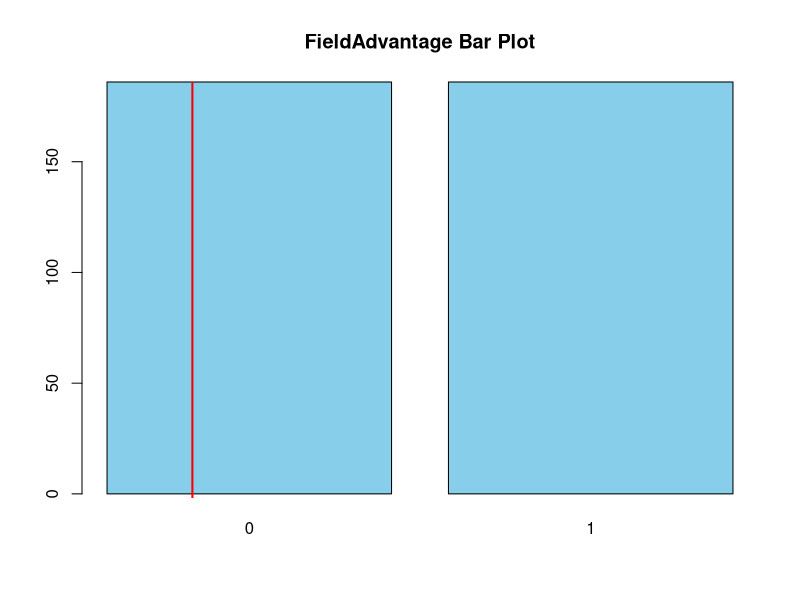
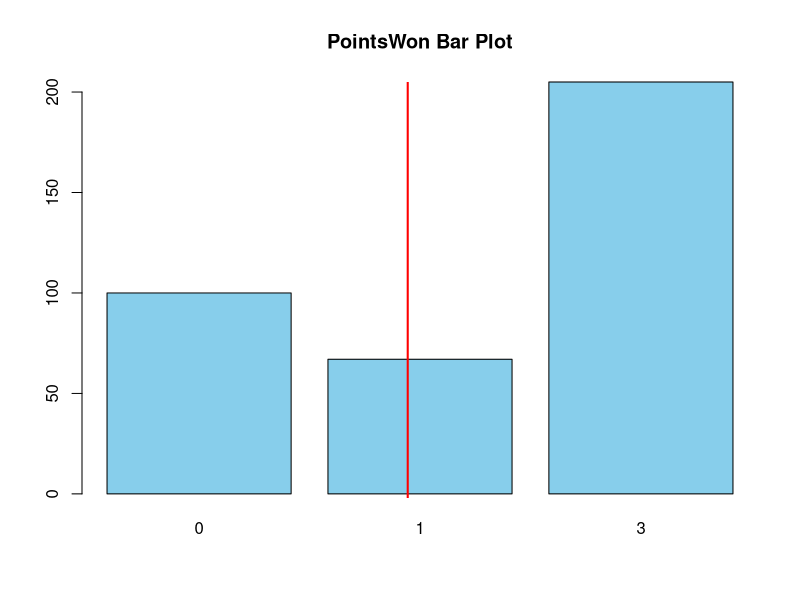
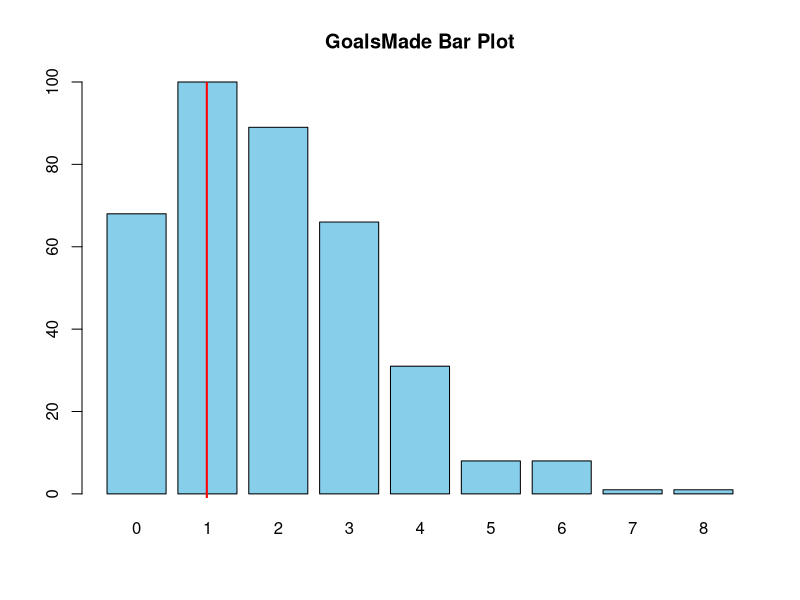
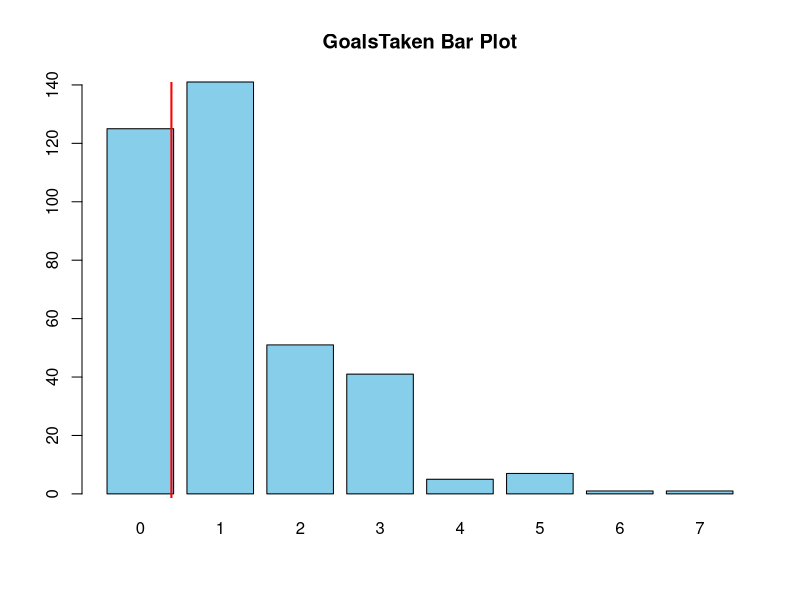
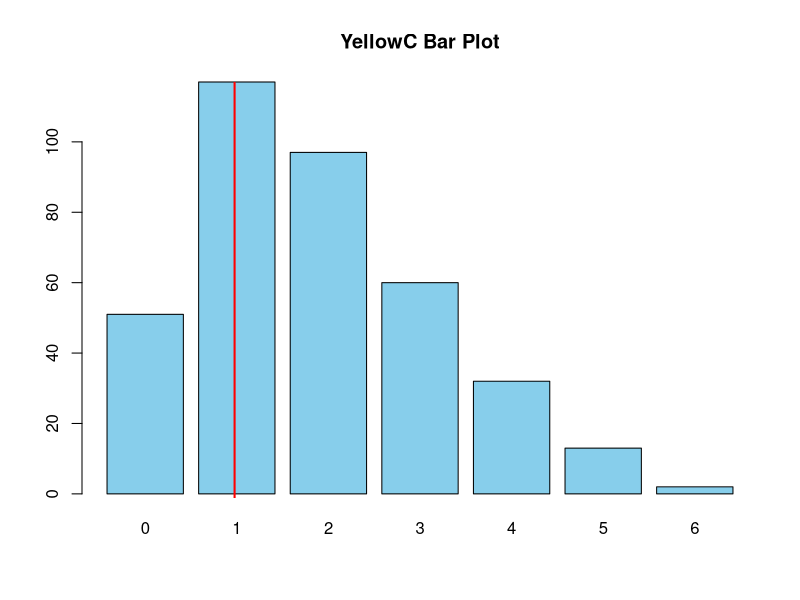
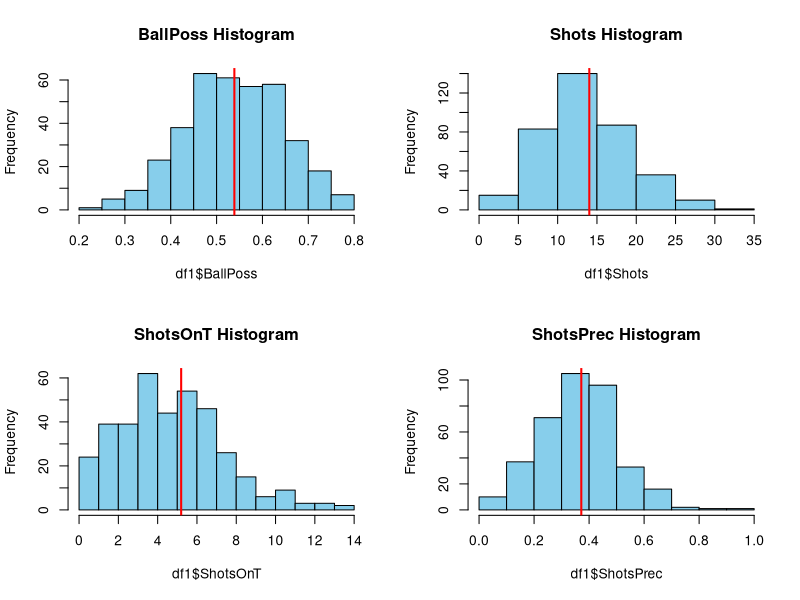
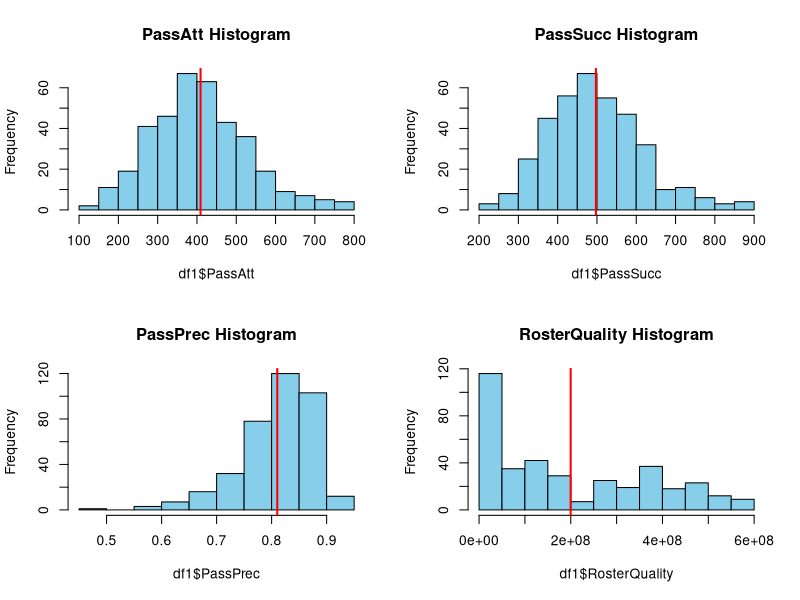
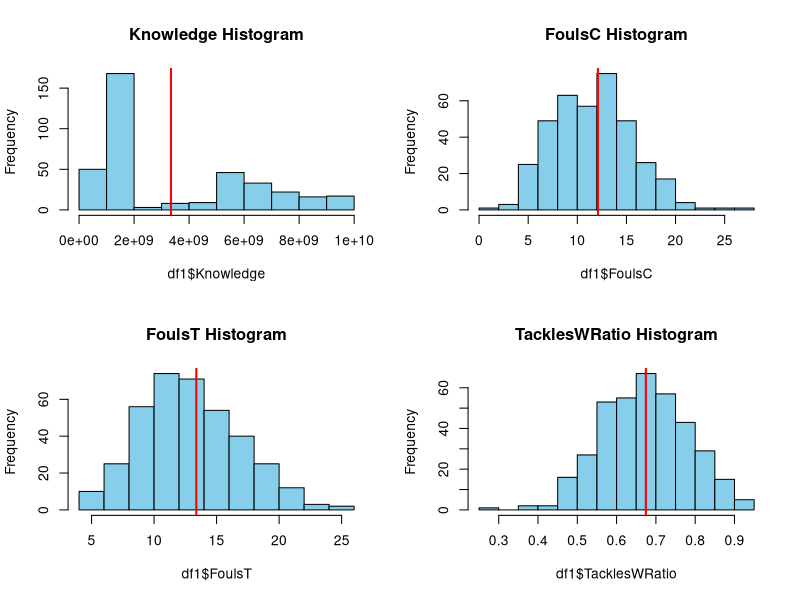

The R script that drew these images, in order: (Note: this script raises an error after producing the figures.)
# import dataset
#rm(list=ls())
df <- read.csv('DatasetR_eng_fin.csv', header=TRUE, sep=';', 
               fileEncoding="UTF-8")
anyNA(df) # check missing values

# nick: Meaningful variables can be (based on the 'research' question):
# outcomeWL: crucial to understand which factors contribute to a win
# FieldAdvantage: could have a significant impact on the team's performance (historically the team playing home has
# a 'support advantege' given by the presence of local funs)
# BallPoss, Shots, ShotsOnT, PassAtt, PassSucc, TacklesW, TacklesAtt, AirDuelW, DribW (higher is better)
# YellowC, RedC, FoulsC, FoulsT (lower is better)

# nick: check if variable need standardization/normalization
str(df)       # Class of the dataframe


# Trasformare FieldAdvantage in variabile binaria
df$FieldAdvantage <- ifelse(df$FieldAdvantage == "H", 1, 
                            ifelse(df$FieldAdvantage == "A", 0, NA))


summary(df)

df$BallPoss <- as.numeric(gsub("%", "", gsub(",", ".", df$BallPoss))) / 100
df$ShotsPrec <- as.numeric(gsub("%", "", gsub(",", ".", df$ShotsPrec))) / 100
df$PassPrec <- as.numeric(gsub("%", "", gsub(",", ".", df$PassPrec))) / 100
df$TacklesWRatio <- as.numeric(gsub("%", "", gsub(",", ".", df$TacklesWRatio))) / 100
df$AirDuelW <- as.numeric(gsub("%", "", gsub(",", ".", df$AirDuelW))) / 100
df$DribWRatio <- as.numeric(gsub("%", "", gsub(",", ".", df$DribWRatio))) / 100
df$Knowledge <- as.numeric(gsub(",","", df$Knowledge))
summary(df)

df1 <- df[, c("FieldAdvantage", "PointsWon", "GoalsMade", "GoalsTaken", "BallPoss", "Shots", "ShotsOnT",
              "ShotsPrec", "PassAtt", "PassSucc", "PassPrec", "RosterQuality", "Knowledge", "YellowC", "RedC", 
              "FoulsC", "FoulsT", "TacklesWRatio", "AirDuelW", "DribW", "DribAtt", "DribWRatio")]

summary(df1)

wins <- df1[df1$PointsWon == 3, ]
defeats <- df1[df1$PointsWon == 0, ]
draws <- df1[df1$PointsWon == 1, ]

#############################################
############# aggregate hists ###############
#############################################

barplot(table(df1$FieldAdvantage), col = "skyblue", main = "FieldAdvantage Bar Plot")
abline(v = mean(df1$FieldAdvantage), col = "red", lwd = 2)  
barplot(table(df1$PointsWon), col = "skyblue", main = "PointsWon Bar Plot")
abline(v = mean(df1$PointsWon), col = "red", lwd = 2)  
barplot(table(df1$GoalsMade), col = "skyblue", main = "GoalsMade Bar Plot")
abline(v = mean(df1$GoalsMade), col = "red", lwd = 2)  
barplot(table(df1$GoalsTaken), col = "skyblue", main = "GoalsTaken Bar Plot")
abline(v = mean(df1$GoalsTaken), col = "red", lwd = 2)
barplot(table(df1$YellowC), col = "skyblue", main = "YellowC Bar Plot")
abline(v = mean(df1$YellowC), col = "red", lwd = 2)


par(mfrow = c(2, 2))
hist(df1$BallPoss, col = "skyblue", border = "black", main = "BallPoss Histogram")
abline(v = mean(df1$BallPoss), col = "red", lwd = 2)
hist(df1$Shots, col = "skyblue", border = "black", main = "Shots Histogram")
abline(v = mean(df1$Shots), col = "red", lwd = 2)
hist(df1$ShotsOnT, col = "skyblue", border = "black", main = "ShotsOnT Histogram")
abline(v = mean(df1$ShotsOnT), col = "red", lwd = 2)
hist(df1$ShotsPrec, col = "skyblue", border = "black", main = "ShotsPrec Histogram")
abline(v = mean(df1$ShotsPrec), col = "red", lwd = 2)
par(mfrow = c(1, 1))

par(mfrow = c(2, 2))
hist(df1$PassAtt, col = "skyblue", border = "black", main = "PassAtt Histogram")
abline(v = mean(df1$PassAtt), col = "red", lwd = 2)
hist(df1$PassSucc, col = "skyblue", border = "black", main = "PassSucc Histogram")
abline(v = mean(df1$PassSucc), col = "red", lwd = 2)
hist(df1$PassPrec, col = "skyblue", border = "black", main = "PassPrec Histogram")
abline(v = mean(df1$PassPrec), col = "red", lwd = 2)
hist(df1$RosterQuality, col = "skyblue", border = "black", main = "RosterQuality Histogram")
abline(v = mean(df1$RosterQuality), col = "red", lwd = 2)
par(mfrow = c(1, 1))

par(mfrow = c(2, 2))
hist(df1$Knowledge, col = "skyblue", border = "black", main = "Knowledge Histogram") # not numeric
abline(v = mean(df$Knowledge), col = "red", lwd = 2) 
hist(df1$FoulsC, col = "skyblue", border = "black", main = "FoulsC Histogram")
abline(v = mean(df1$FoulsC), col = "red", lwd = 2)
hist(df1$FoulsT, col = "skyblue", border = "black", main = "FoulsT Histogram")
abline(v = mean(df1$FoulsT), col = "red", lwd = 2)
hist(df1$TacklesWRatio, col = "skyblue", border = "black", main = "TacklesWRatio Histogram")
abline(v = mean(df1$TacklesWRatio), col = "red", lwd = 2)
par(mfrow = c(1, 1))

par(mfrow = c(2, 2))
hist(df1$AirDuelW, col = "skyblue", border = "black", main = "AirDuelW Histogram")
abline(v = mean(df1$AirDuelW), col = "red", lwd = 2)
hist(df1$DribW, col = "skyblue", border = "black", main = "DribW Histogram")
abline(v = mean(df1$DribW), col = "red", lwd = 2)
hist(df1$DribAtt, col = "skyblue", border = "black", main = "DribAtt Histogram")
abline(v = mean(df1$DribAtt), col = "red", lwd = 2)
hist(df1$DribWRatio, col = "skyblue", border = "black", main = "DribWRatio Histogram")
abline(v = mean(df1$DribWRatio), col = "red", lwd = 2)
par(mfrow = c(1, 1))

#############################################
############# match winners hists ###############
#############################################

barplot(table(wins$FieldAdvantage), col = "skyblue", main = "FieldAdvantage Bar Plot")
abline(v = mean(wins$FieldAdvantage), col = "red", lwd = 2)  
barplot(table(wins$PointsWon), col = "skyblue", main = "PointsWon Bar Plot")
abline(v = mean(wins$PointsWon), col = "red", lwd = 2)  
barplot(table(wins$GoalsMade), col = "skyblue", main = "GoalsMade Bar Plot")
abline(v = mean(wins$GoalsMade), col = "red", lwd = 2)  
barplot(table(wins$GoalsTaken), col = "skyblue", main = "GoalsTaken Bar Plot")
abline(v = mean(wins$GoalsTaken), col = "red", lwd = 2)
barplot(table(wins$YellowC), col = "skyblue", main = "YellowC Bar Plot")
abline(v = mean(wins$YellowC), col = "red", lwd = 2)


par(mfrow = c(2, 2))
hist(wins$BallPoss, col = "skyblue", border = "black", main = "BallPoss Histogram")
abline(v = mean(wins$BallPoss), col = "red", lwd = 2)
hist(wins$Shots, col = "skyblue", border = "black", main = "Shots Histogram")
abline(v = mean(wins$Shots), col = "red", lwd = 2)
hist(wins$ShotsOnT, col = "skyblue", border = "black", main = "ShotsOnT Histogram")
abline(v = mean(wins$ShotsOnT), col = "red", lwd = 2)
hist(wins$ShotsPrec, col = "skyblue", border = "black", main = "ShotsPrec Histogram")
abline(v = mean(wins$ShotsPrec), col = "red", lwd = 2)
par(mfrow = c(1, 1))

par(mfrow = c(2, 2))
hist(wins$PassAtt, col = "skyblue", border = "black", main = "PassAtt Histogram")
abline(v = mean(wins$PassAtt), col = "red", lwd = 2)
hist(wins$PassSucc, col = "skyblue", border = "black", main = "PassSucc Histogram")
abline(v = mean(wins$PassSucc), col = "red", lwd = 2)
hist(wins$PassPrec, col = "skyblue", border = "black", main = "PassPrec Histogram")
abline(v = mean(wins$PassPrec), col = "red", lwd = 2)
hist(wins$RosterQuality, col = "skyblue", border = "black", main = "RosterQuality Histogram")
abline(v = mean(wins$RosterQuality), col = "red", lwd = 2)
par(mfrow = c(1, 1))

par(mfrow = c(2, 2))
hist(wins$Knowledge, col = "skyblue", border = "black", main = "Knowledge Histogram") # not numeric
abline(v = mean(wins$Knowledge), col = "red", lwd = 2) 
hist(wins$FoulsC, col = "skyblue", border = "black", main = "FoulsC Histogram")
abline(v = mean(wins$FoulsC), col = "red", lwd = 2)
hist(wins$FoulsT, col = "skyblue", border = "black", main = "FoulsT Histogram")
abline(v = mean(wins$FoulsT), col = "red", lwd = 2)
hist(wins$TacklesWRatio, col = "skyblue", border = "black", main = "TacklesWRatio Histogram")
abline(v = mean(wins$TacklesWRatio), col = "red", lwd = 2)
par(mfrow = c(1, 1))

par(mfrow = c(2, 2))
hist(wins$AirDuelW, col = "skyblue", border = "black", main = "AirDuelW Histogram")
abline(v = mean(wins$AirDuelW), col = "red", lwd = 2)
hist(wins$DribW, col = "skyblue", border = "black", main = "DribW Histogram")
abline(v = mean(wins$DribW), col = "red", lwd = 2)
hist(wins$DribAtt, col = "skyblue", border = "black", main = "DribAtt Histogram")
abline(v = mean(wins$DribAtt), col = "red", lwd = 2)
hist(wins$DribWRatio, col = "skyblue", border = "black", main = "DribWRatio Histogram")
abline(v = mean(wins$DribWRatio), col = "red", lwd = 2)
par(mfrow = c(1, 1))


#############################################
############# densities data ###############
############# winners vs others (defeats+draws) ###############
#############################################

win_1 <- df1[df1$PointsWon==3, "FieldAdvantage"]
win_0 <- df1[df1$PointsWon!=3, "FieldAdvantage"]

plot(density(win_0), col = "blue", main = "Density Plot of FieldAdvantage")
lines(density(win_1), col = "red")
legend("topright", legend = c("Not win", "Win"), col = c("blue", "red"), lty = 1)


win_1 <- df1[df1$PointsWon==3, "GoalsMade"]
win_0 <- df1[df1$PointsWon!=3, "GoalsMade"]

plot(density(win_0), col = "blue", main = "Density Plot of GoalsMade")
lines(density(win_1), col = "red")
legend("topright", legend = c("Not win", "Win"), col = c("blue", "red"), lty = 1)


win_1 <- df1[df1$PointsWon==3, "GoalsTaken"]
win_0 <- df1[df1$PointsWon!=3, "GoalsTaken"]

plot(density(win_0), col = "blue", main = "Density Plot of GoalsTaken")
lines(density(win_1), col = "red")
legend("topright", legend = c("Not win", "Win"), col = c("blue", "red"), lty = 1)


win_1 <- df1[df1$PointsWon==3, "BallPoss"]
win_0 <- df1[df1$PointsWon!=3, "BallPoss"]

plot(density(win_0), col = "blue", main = "Density Plot of BallPoss")
lines(density(win_1), col = "red")
legend("topright", legend = c("Not win", "Win"), col = c("blue", "red"), lty = 1)


win_1 <- df1[df1$PointsWon==3, "Shots"]
win_0 <- df1[df1$PointsWon!=3, "Shots"]

plot(density(win_0), col = "blue", main = "Density Plot of Shots")
lines(density(win_1), col = "red")
legend("topright", legend = c("Not win", "Win"), col = c("blue", "red"), lty = 1)

win_1 <- df1[df1$PointsWon==3, "ShotsOnT"]
win_0 <- df1[df1$PointsWon!=3, "ShotsOnT"]

plot(density(win_0), col = "blue", main = "Density Plot of ShotsOnT")
lines(density(win_1), col = "red")
legend("topright", legend = c("Not win", "Win"), col = c("blue", "red"), lty = 1)

win_1 <- df1[df1$PointsWon==3, "ShotsPrec"]
win_0 <- df1[df1$PointsWon!=3, "ShotsPrec"]

plot(density(win_0), col = "blue", main = "Density Plot of ShotsPrec")
lines(density(win_1), col = "red")
legend("topright", legend = c("Not win", "Win"), col = c("blue", "red"), lty = 1)

win_1 <- df1[df1$PointsWon==3, "PassAtt"]
win_0 <- df1[df1$PointsWon!=3, "PassAtt"]

plot(density(win_0), col = "blue", main = "Density Plot of PassAtt")
lines(density(win_1), col = "red")
legend("topright", legend = c("Not win", "Win"), col = c("blue", "red"), lty = 1)

win_1 <- df1[df1$PointsWon==3, "PassSucc"]
win_0 <- df1[df1$PointsWon!=3, "PassSucc"]

plot(density(win_0), col = "blue", main = "Density Plot of PassSucc")
lines(density(win_1), col = "red")
legend("topright", legend = c("Not win", "Win"), col = c("blue", "red"), lty = 1)


win_1 <- df1[df1$PointsWon==3, "PassPrec"]
win_0 <- df1[df1$PointsWon!=3, "PassPrec"]

plot(density(win_0), col = "blue", main = "Density Plot of PassPrec")
lines(density(win_1), col = "red")
legend("topright", legend = c("Not win", "Win"), col = c("blue", "red"), lty = 1)


win_1 <- df1[df1$PointsWon==3, "RosterQuality"]
win_0 <- df1[df1$PointsWon!=3, "RosterQuality"]

plot(density(win_0), col = "blue", main = "Density Plot of RosterQuality")
lines(density(win_1), col = "red")
legend("topright", legend = c("Not win", "Win"), col = c("blue", "red"), lty = 1)

win_1 <- df1[df1$PointsWon==3, "Knowledge"]
win_0 <- df1[df1$PointsWon!=3, "Knowledge"]

plot(density(win_0), col = "blue", main = "Density Plot of Knowledge")
lines(density(win_1), col = "red")
legend("topright", legend = c("Not win", "Win"), col = c("blue", "red"), lty = 1)

win_1 <- df1[df1$PointsWon==3, "YellowC"]
win_0 <- df1[df1$PointsWon!=3, "YellowC"]

plot(density(win_0), col = "blue", main = "Density Plot of YellowC")
lines(density(win_1), col = "red")
legend("topright", legend = c("Not win", "Win"), col = c("blue", "red"), lty = 1)

win_1 <- df1[df1$PointsWon==3, "RedC"]
win_0 <- df1[df1$PointsWon!=3, "RedC"]

plot(density(win_0), col = "blue", main = "Density Plot of RedC")
lines(density(win_1), col = "red")
legend("topright", legend = c("Not win", "Win"), col = c("blue", "red"), lty = 1)

win_1 <- df1[df1$PointsWon==3, "FoulsC"]
win_0 <- df1[df1$PointsWon!=3, "FoulsC"]

plot(density(win_0), col = "blue", main = "Density Plot of FoulsC")
lines(density(win_1), col = "red")
legend("topright", legend = c("Not win", "Win"), col = c("blue", "red"), lty = 1)

win_1 <- df1[df1$PointsWon==3, "FoulsT"]
win_0 <- df1[df1$PointsWon!=3, "FoulsT"]

plot(density(win_0), col = "blue", main = "Density Plot of FoulsT")
lines(density(win_1), col = "red")
legend("topright", legend = c("Not win", "Win"), col = c("blue", "red"), lty = 1)


win_1 <- df1[df1$PointsWon==3, "AirDuelW"]
win_0 <- df1[df1$PointsWon!=3, "AirDuelW"]

plot(density(win_0), col = "blue", main = "Density Plot of AirDuelW")
lines(density(win_1), col = "red")
legend("topright", legend = c("Not win", "Win"), col = c("blue", "red"), lty = 1)


win_1 <- df1[df1$PointsWon==3, "DribW"]
win_0 <- df1[df1$PointsWon!=3, "DribW"]

plot(density(win_0), col = "blue", main = "Density Plot of DribW")
lines(density(win_1), col = "red")
legend("topright", legend = c("Not win", "Win"), col = c("blue", "red"), lty = 1)


win_1 <- df1[df1$PointsWon==3, "DribAtt"]
win_0 <- df1[df1$PointsWon!=3, "DribAtt"]

plot(density(win_0), col = "blue", main = "Density Plot of DribAtt")
lines(density(win_1), col = "red")
legend("topright", legend = c("Not win", "Win"), col = c("blue", "red"), lty = 1)



win_1 <- df1[df1$PointsWon==3, "DribWRatio"]
win_0 <- df1[df1$PointsWon!=3, "DribWRatio"]

plot(density(win_0), col = "blue", main = "Density Plot of DribWRatio")
lines(density(win_1), col = "red")
legend("topright", legend = c("Not win", "Win"), col = c("blue", "red"), lty = 1)


# Boxplots
win_box <- df1[df1$PointsWon==3, ]
not_win_box <- df1[df1$PointsWon!=3, ]


par(mfrow=c(1, 2))  
boxplot(win_box$FieldAdvantage, main = "FieldAdvantage Boxplot")
boxplot(not_win_box$FieldAdvantage, main = "FieldAdvantage Boxplot")
par(mfrow=c(1, 1))  

par(mfrow=c(1, 2))  
boxplot(win_box$PointsWon, main = "PointsWon Boxplot")
boxplot(not_win_box$PointsWon, main = "PointsWon Boxplot")
par(mfrow=c(1, 1))

par(mfrow=c(1, 2))  
boxplot(win_box$GoalsMade, main = "GoalsMade Boxplot")
boxplot(not_win_box$GoalsMade, main = "GoalsMade Boxplot")
par(mfrow=c(1, 1))

par(mfrow=c(1, 2))
boxplot(win_box$GoalsTaken, main = "GoalsTaken Boxplot")
boxplot(not_win_box$GoalsTaken, main = "GoalsTaken Boxplot")
par(mfrow=c(1, 1))

par(mfrow=c(1, 2))
boxplot(win_box$BallPoss, main = "BallPoss Boxplot")
boxplot(not_win_box$BallPoss, main = "BallPoss Boxplot")
par(mfrow=c(1, 1))

par(mfrow=c(1, 2))
boxplot(win_box$Shots, main = "Shots Boxplot")
boxplot(not_win_box$Shots, main = "Shots Boxplot")
par(mfrow=c(1, 1))

par(mfrow=c(1, 2))
boxplot(win_box$ShotsOnT, main = "ShotsOnT Boxplot")
boxplot(not_win_box$ShotsOnT, main = "ShotsOnT Boxplot")
par(mfrow=c(1, 1))

par(mfrow=c(1, 2))
boxplot(win_box$ShotsPrec, main = "ShotsPrec Boxplot")
boxplot(not_win_box$ShotsPrec, main = "ShotsPrec Boxplot")
par(mfrow=c(1, 1))

par(mfrow=c(1, 2))
boxplot(win_box$PassAtt, main = "PassAtt Boxplot")
boxplot(not_win_box$PassAtt, main = "PassAtt Boxplot")
par(mfrow=c(1, 1))

par(mfrow=c(1, 2))
boxplot(win_box$PassSucc, main = "PassSucc Boxplot")
boxplot(not_win_box$PassSucc, main = "PassSucc Boxplot")
par(mfrow=c(1, 1))

par(mfrow=c(1, 2))
boxplot(win_box$PassPrec, main = "PassPrec Boxplot")
boxplot(not_win_box$PassPrec, main = "PassPrec Boxplot")
par(mfrow=c(1, 1))

par(mfrow=c(1, 2))
boxplot(win_box$RosterQuality, main = "RosterQuality Boxplot")
boxplot(not_win_box$RosterQuality, main = "RosterQuality Boxplot")
par(mfrow=c(1, 1))

par(mfrow=c(1, 2))
boxplot(win_box$Knowledge, main = "Knowledge Boxplot")
boxplot(not_win_box$Knowledge, main = "Knowledge Boxplot")
par(mfrow=c(1, 1))

par(mfrow=c(1, 2))
boxplot(win_box$YellowC, main = "YellowC Boxplot")
boxplot(not_win_box$YellowC, main = "YellowC Boxplot")
par(mfrow=c(1, 1))

par(mfrow=c(1, 2))
boxplot(win_box$YellowC, main = "YellowC Boxplot")
boxplot(not_win_box$YellowC, main = "YellowC Boxplot")
par(mfrow=c(1, 1))

par(mfrow=c(1, 2))
boxplot(win_box$RedC, main = "RedC Boxplot")
boxplot(not_win_box$RedC, main = "RedC Boxplot")
par(mfrow=c(1, 1))

par(mfrow=c(1, 2))
boxplot(win_box$FoulsC, main = "FoulsC Boxplot")
boxplot(not_win_box$FoulsC, main = "FoulsC Boxplot")
par(mfrow=c(1, 1))

par(mfrow=c(1, 2))
boxplot(win_box$FoulsT, main = "FoulsT Boxplot")
boxplot(not_win_box$FoulsT, main = "FoulsT Boxplot")
par(mfrow=c(1, 1))

par(mfrow=c(1, 2))
boxplot(win_box$TacklesWRatio, main = "TacklesWRatio Boxplot")
boxplot(not_win_box$TacklesWRatio, main = "TacklesWRatio Boxplot")
par(mfrow=c(1, 1))

par(mfrow=c(1, 2))
boxplot(win_box$AirDuelW, main = "AirDuelW Boxplot")
boxplot(not_win_box$AirDuelW, main = "AirDuelW Boxplot")
par(mfrow=c(1, 1))

par(mfrow=c(1, 2))
boxplot(win_box$DribW, main = "DribW Boxplot")
boxplot(not_win_box$DribW, main = "DribW Boxplot")
par(mfrow=c(1, 1))

par(mfrow=c(1, 2))
boxplot(win_box$DribAtt, main = "DribAtt Boxplot")
boxplot(not_win_box$DribAtt, main = "DribAtt Boxplot")
par(mfrow=c(1, 1))

par(mfrow=c(1, 2))
boxplot(win_box$DribWRatio, main = "DribWRatio Boxplot")
boxplot(not_win_box$DribWRatio, main = "DribWRatio Boxplot")
par(mfrow=c(1, 1))

# Correlation Analysis
correlation_matrix <- cor(df1)
correlation_matrix

# Step 3: Define a Custom Red Color Palette
red_palette <- colorRampPalette(c("white", "red"))(64)


heatmap(correlation_matrix, Rowv = NA, Colv = NA, col = heat.colors(24), scale = "none", margins = c(5, 10))

library(corrplot)

selected_corr <- cor(df1)

# Collinearity matrix
corrplot(selected_corr,
         method = "number",
         diag = FALSE,
         tl.cex = 0.8,
         number.cex = 0.6,
         tl.col = "black")



# count the number of outliers
# Define a function to count outliers using the IQR method
count_outliers <- function(x) {
  Q <- quantile(x, probs = c(0.25, 0.75))
  IQR <- Q[2] - Q[1]
  lower_bound <- Q[1] - 1.5 * IQR
  upper_bound <- Q[2] + 1.5 * IQR
  outliers <- x < lower_bound | x > upper_bound
  return(sum(outliers))
}

# Apply the function to each column of your dataframe
outlier_counts <- sapply(df, function(col) {
  if(is.numeric(col)) {
    count_outliers(col)
  } else {
    NA  # For non-numeric columns
  }
})
# Display the counts of outliers for each variable
print(outlier_counts)



head(df)



# Single linear regressions
cor(df$BallPoss, df$Shots)

mod.out <- lm(BallPoss ~ Shots, data=df)
summary(mod.out)
plot(df$Shots, df$BallPoss, pch=20, xlab="Shots", ylab="Ball Possession")
abline(mod.out, col="red", lwd=2)

plot(mod.out$residuals, main="Residuals Plot", ylab="Residuals", xlab="Fitted Values")
abline(h=0, col="red")


mod.out <- lm(ShotsPrec ~ GoalsMade, data=df)
summary(mod.out)
plot(df$GoalsMade, df$ShotsPrec, pch=20, xlab="GoalsMade", ylab="ShotsPrec")
abline(mod.out, col="red", lwd=2)

plot(mod.out$residuals, main="Residuals Plot", ylab="Residuals", xlab="Fitted Values")
abline(h=0, col="red")

mod.out <- lm(GoalsMade ~ OutcomeWL, data=df)
summary(mod.out)
plot(df$OutcomeWL, df$GoalsMade, pch=20, xlab="OutcomeWL", ylab="GoalsMade")
abline(mod.out, col="red", lwd=2)

plot(mod.out$residuals, main="Residuals Plot", ylab="Residuals", xlab="Fitted Values")
abline(h=0, col="red")

# Multiple linear regressions

# Reminder: Pr(>|t|)=p-value denotes the quality of hypothesis
# High meaningful p-value < 0.001 "***"
# High meaningful 0.001 < p-value < 0.01 "**"
# Slightly meaningful 0.01 < p-value < 0.05 "*"
# Marginally meaningful 0.05 < p-value < 0.1 "."
# not meaningful p-value >= 0.1 " "

# Reminder 2: R^2 denotes the percentage of variability of Y (response)

# Multiple regression 1
# OutcomeWL = b_0 + b_1 * BallPoss + b_2 * ShotPrec + b_3 * PassPrec


mod.multi <- lm(OutcomeWL ~ BallPoss + ShotsPrec + PassPrec, data=df)
summary(mod.multi)

par(mfrow=c(2, 2))  # imposta l'area di plotting per mostrare 4 grafici
plot(mod.multi)


# Multiple regression 1
# OutcomeWL = b_0 + b_1 * BallPoss + b_2 * ShotPrec + b_3 * PassPrec



























#----------------------------------------------------------------------------------------------------------------------------------
# create a new column that identifies matches from the "winner - 1" and "control - 0" groups
df$Group <- ifelse(grepl("Ca", df$ID), "1",
                    ifelse(grepl("Co", df$ID), "0", NA))
df$Group <- as.integer(df$Group)

# let's see what data types we have in the columns:
str(df)

# we notice that percentages variables are stored as characters. we would like them to be
# represented as numerical [0,1] 
df$BallPoss <- as.numeric(sub(",", ".", sub("%", "", df$BallPoss))) / 100
df$ShotsPrec <- as.numeric(sub(",", ".", sub("%", "", df$ShotsPrec))) / 100
df$PassPrec <- as.numeric(sub(",", ".", sub("%", "", df$PassPrec))) / 100
df$TacklesWRatio <- as.numeric(sub(",", ".", sub("%", "", df$TacklesWRatio))) / 100
df$AirDuelW <- as.numeric(sub(",", ".", sub("%", "", df$AirDuelW))) / 100
df$DribWRatio <- as.numeric(sub(",", ".", sub("%", "", df$DribWRatio))) / 100

# the Knowledge column is a chr as well, let's handle it
df$Knowledge <- as.numeric(sub(",", ".", df$Knowledge))

# columns ID and match are not useful for our model, let's remove them
df$ID <- NULL
df$Match <- NULL
# we notice that the "result" column is redundant wrt goals made and taken, we remove it
df$Result <- NULL

# Let's do some label encoding. We want in FieldAdvantage column, to show home matches as 1 and
# Away matches as 0
df$FieldAdvantage <- ifelse(df$FieldAdvantage == "H", 1, 
                            ifelse(df$FieldAdvantage == "A", 0, NA))
# we want losses as -1, wins as 1 and draws as 0 in OutcomeWL column. This column can be redundant
# wrt to Points won. We will think about it later
df$OutcomeWL <- ifelse(df$OutcomeWL == "W", 1, 
                            ifelse(df$OutcomeWL == "D", 0, 
                                   ifelse(df$OutcomeWL == "L", -1, NA)))

# Double check every column is now numerical 
str(df)

summary(df)

# check if the target variable is balanced
prop.table(table(df$OutcomeWL))

df$OutcomeWL[df$OutcomeWL == -1] <- 0


# Let's see which features are correlated with each other:
S <- round(cov(df), 4)
P <- round(cor(df), 4)

# We use a heatmap to explore the correlations
col<- colorRampPalette(c("blue", "white", "red"))(20)
heatmap(x = P, col = col, symm = TRUE)

df_winners <- df[df$Group == 1, ]
df_winners$Group <- NULL
df_control <- df[df$Group == 0, ]
df_control$Group <- NULL

P_win <- round(cor(df_winners), 4)
P_cont <- round(cor(df_control), 4)

heatmap(x = P_win, col = col, symm = TRUE, main = 'P_win')
heatmap(x = P_cont, col = col, symm = TRUE, main = 'P_cont')



save(df, file = '/Users/nico/Desktop/football_data_/processed_data.RData')

